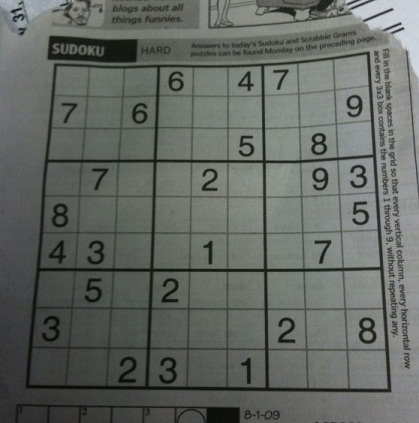
#> input picture sudoku-original.jpg, 419 x 423 px
$ python ex2.py
#> lines starting #> are read from the running program, lines starting #| are printed output that depends on the picture; after the words box and inside, x2 and y2 are one past the last pixel; in counts of white or black regions, pixels touching at a corner belong together
### canny.py
""" Canny Edge Detection is based on the following five steps:
    1. Gaussian filter
    2. Gradient Intensity
    3. Non-maximum suppression
    4. Double threshold
    5. Edge tracking
    This module contains these five steps as five separate Python functions.
"""

# Module imports
from utils import round_angle

# Third party imports
from scipy.ndimage.filters import gaussian_filter
from scipy import ndimage
from scipy.ndimage import sobel, generic_gradient_magnitude, generic_filter
import numpy as np


def gs_filter(img, sigma):
    """ Step 1: Gaussian filter
    Args:
        img: Numpy ndarray of image
        sigma: Smoothing parameter
    Returns:
        Numpy ndarray of smoothed image
    """
    if type(img) != np.ndarray:
        raise TypeError('Input image must be of type ndarray.')
    else:
        return gaussian_filter(img, sigma)


def gradient_intensity(img):
    """ Step 2: Find gradients
    Args:
        img: Numpy ndarray of image to be processed (denoised image)
    Returns:
        G: gradient-intensed image
        D: gradient directions
    """

    # Kernel for Gradient in x-direction
    Kx = np.array(
        [[-1, 0, 1], [-2, 0, 2], [-1, 0, 1]], np.int32
    )
    # Kernel for Gradient in y-direction
    Ky = np.array(
        [[1, 2, 1], [0, 0, 0], [-1, -2, -1]], np.int32
    )
    # Apply kernels to the image
    Ix = ndimage.filters.convolve(img, Kx)
    Iy = ndimage.filters.convolve(img, Ky)

    # return the hypothenuse of (Ix, Iy)
    G = np.hypot(Ix, Iy)
    D = np.arctan2(Iy, Ix)
    return (G, D)


def suppression(img, D):
    """ Step 3: Non-maximum suppression
    Args:
        img: Numpy ndarray of image to be processed (gradient-intensed image)
        D: Numpy ndarray of gradient directions for each pixel in img
    Returns:
        ...
    """

    M, N = img.shape
    Z = np.zeros((M,N), dtype=np.int32)

    for i in range(M):
        for j in range(N):
            # find neighbour pixels to visit from the gradient directions
            where = round_angle(D[i, j])
            try:
                if where == 0:
                    if (img[i, j] >= img[i, j - 1]) and (img[i, j] >= img[i, j + 1]):
                        Z[i,j] = img[i,j]
                elif where == 90:
                    if (img[i, j] >= img[i - 1, j]) and (img[i, j] >= img[i + 1, j]):
                        Z[i,j] = img[i,j]
                elif where == 135:
                    if (img[i, j] >= img[i - 1, j - 1]) and (img[i, j] >= img[i + 1, j + 1]):
                        Z[i,j] = img[i,j]
                elif where == 45:
                    if (img[i, j] >= img[i - 1, j + 1]) and (img[i, j] >= img[i + 1, j - 1]):
                        Z[i,j] = img[i,j]
            except IndexError as e:
                """ Todo: Deal with pixels at the image boundaries. """
                pass
    return Z


def threshold(img, t, T):
    """ Step 4: Thresholding
    Iterates through image pixels and marks them as WEAK and STRONG edge
    pixels based on the threshold values.
    Args:
        img: Numpy ndarray of image to be processed (suppressed image)
        t: lower threshold
        T: upper threshold
    Return:
        img: Thresholdes image
    """
    # define gray value of a WEAK and a STRONG pixel
    cf = {
        'WEAK': np.int32(50),
        'STRONG': np.int32(255),
    }

    # get strong pixel indices
    strong_i, strong_j = np.where(img > T)

    # get weak pixel indices
    weak_i, weak_j = np.where((img >= t) & (img <= T))

    # get pixel indices set to be zero
    zero_i, zero_j = np.where(img < t)

    # set values
    img[strong_i, strong_j] = cf.get('STRONG')
    img[weak_i, weak_j] = cf.get('WEAK')
    img[zero_i, zero_j] = np.int32(0)

    return (img, cf.get('WEAK'))

def tracking(img, weak, strong=255):
    """ Step 5:
    Checks if edges marked as weak are connected to strong edges.
    Note that there are better methods (blob analysis) to do this,
    but they are more difficult to understand. This just checks neighbour
    edges.
    Also note that for perfomance reasons you wouldn't do this kind of tracking
    in a seperate loop, you would do it in the loop of the tresholding process.
    Since this is an **educational** implementation ment to generate plots
    to help people understand the major steps of the Canny Edge algorithm,
    we exceptionally don't care about perfomance here.
    Args:
        img: Numpy ndarray of image to be processed (thresholded image)
        weak: Value that was used to mark a weak edge in Step 4
    Returns:
        final Canny Edge image.
    """

    M, N = img.shape
    for i in range(M):
        for j in range(N):
            if img[i, j] == weak:
                # check if one of the neighbours is strong (=255 by default)
                try:
                    if ((img[i + 1, j] == strong) or (img[i - 1, j] == strong)
                         or (img[i, j + 1] == strong) or (img[i, j - 1] == strong)
                         or (img[i+1, j + 1] == strong) or (img[i-1, j - 1] == strong)):
                        img[i, j] = strong
                    else:
                        img[i, j] = 0
                except IndexError as e:
                    pass
    return img

### utils.py
""" Canny Edge Detection is based on the following five steps:
    1. Gaussian filter
    2. Gradient Intensity
    3. Non-maximum suppression
    4. Double threshold
    5. Edge tracking
    This module contains these five steps as five separate Python functions.
"""

# from scipy import misc
import numpy as np
import cv2


# [4 lines left out: function to_ndarray, not called in this run]


def round_angle(angle):
    """ Input angle must be \in [0,180) """
    angle = np.rad2deg(angle) % 180
    if (0 <= angle < 22.5) or (157.5 <= angle < 180):
        angle = 0
    elif (22.5 <= angle < 67.5):
        angle = 45
    elif (67.5 <= angle < 112.5):
        angle = 90
    elif (112.5 <= angle < 157.5):
        angle = 135
    return angle

### ex2.py
from tempfile import TemporaryFile
import numpy as np
from pylab import imshow, figure
import matplotlib.pyplot as plt
from copy import copy
import cv2
from canny import *

# from scipy import imageio

img_name ='sudoku-original.jpg'
im = cv2.imread(img_name, 0)
#> im: shape (423, 419); min 5, max 218, mean 101.9
img = im.astype('int32')
threshold_img = (img > 45) * 255
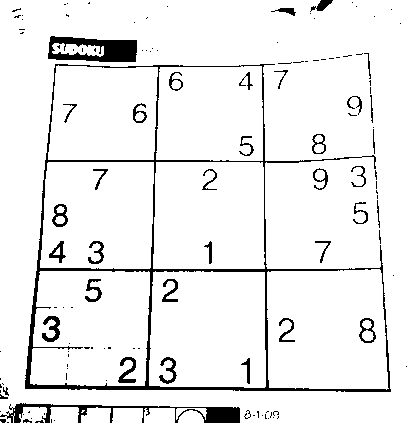
#> threshold_img: shape (423, 419) int64; 93.1% white; 130 black regions (90 under 20 px), largest, box (x1, y1, x2, y2) and area: (25, 64, 391, 392) 5436, (48, 36, 137, 62) 1466, (0, 403, 240, 423) 1431
sigma = 0.2
t = 60
T = 100

img1 = gs_filter(threshold_img, sigma)
#> in gs_filter, `return gaussian_filter(img, sigma)`:
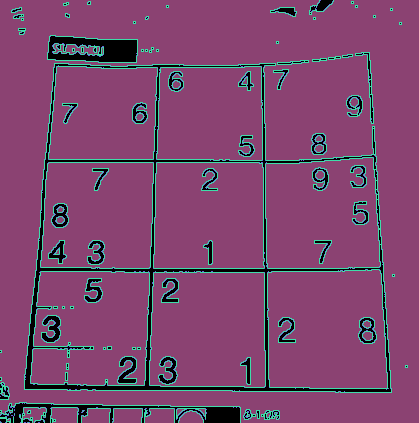
#> returned value: shape (423, 419) int64; 4 distinct labels, from 0 to 255; one colour per label, 0 black
img2, D = gradient_intensity(img1)
#> in gradient_intensity, `D = np.arctan2(Iy, Ix)`:
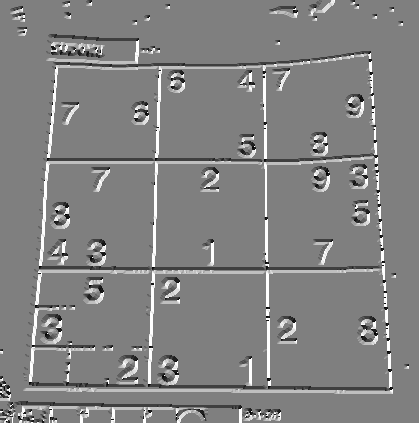
#> D: shape (423, 419) float64; min -3.14, max 3.14, mean 0.0766; drawn with min black and max white
img3 = suppression(img2, D)
#> the loop in suppression, `for i in range(M):` made 423 passes
#> after the loop in suppression, `for i in range(M):`:
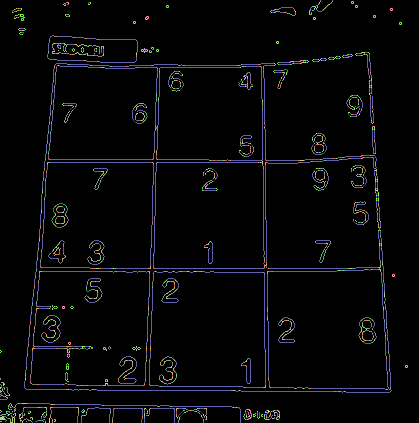
#> Z: shape (423, 419) int32; 45 distinct labels, from 0 to 1137; one colour per label, 0 black
img4, weak = threshold(img3, t, T)
#> in threshold, `img[strong_i, strong_j] = cf.get('STRONG')`:
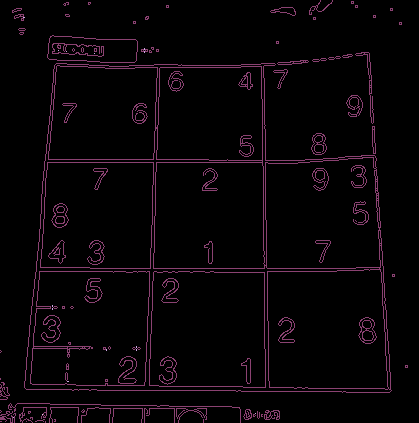
#> img: shape (423, 419) int32; 4 distinct labels, from 0 to 255; one colour per label, 0 black
#> in threshold, `img[zero_i, zero_j] = np.int32(0)`:
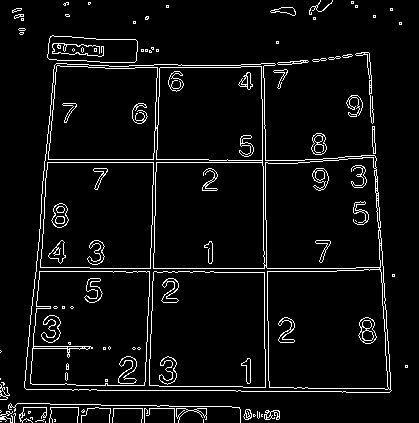
#> img: shape (423, 419) int32; 5.5% white in thin lines or dots
img5 = tracking(img4, weak)

plt.imshow(~threshold_img, cmap = 'gray')
# plt.imshow(img5, cmap = 'gray')
plt.show()
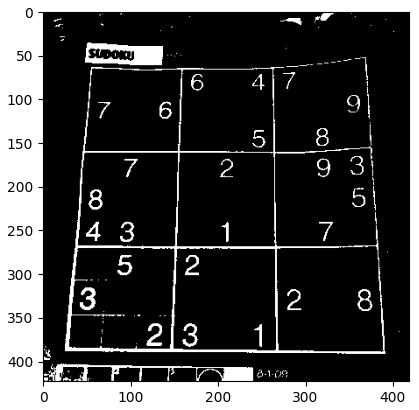
#> figure drawn by matplotlib, 1 panel
